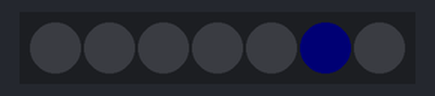
A sketch run on a simulated Arduino Uno, built with avr-gcc and run on an emulated ATmega328P. Parts: 7 RGB LEDs in strip order, left to right. Dim RGB values are drawn brighter than linear.

Above: at 0.87 s.
At 4.18 s:
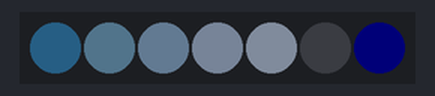
At 7.78 s:
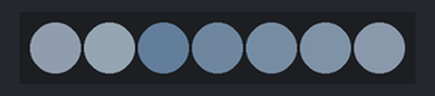
At 21.89 s:
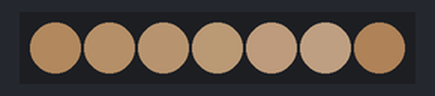
At 30.6 s:
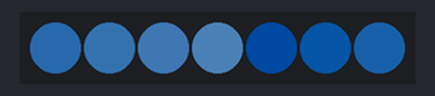
At 39.6 s:
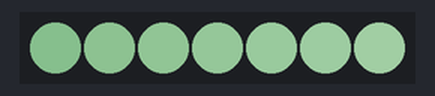
Timing chart, 0 to 40.0 s (numbered marks = the images above):
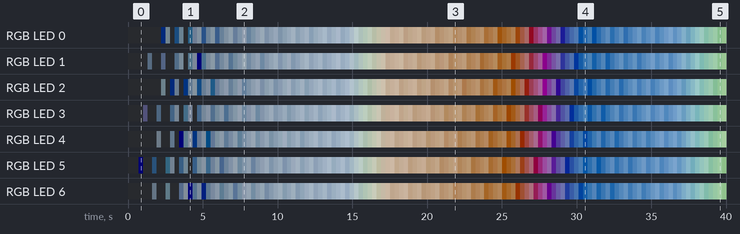

Measured:
- by itself, RGB LED 1: off → RGB(4, 5, 6) at 1.3 s, → off 0.30 s later, → RGB(5, 6, 8) 0.60 s later, → off 0.30 s later, … (127 changes in this stretch)
- by itself, RGB LED 3: off → RGB(2, 2, 3) at 1.0 s, → off 0.30 s later, → RGB(3, 4, 5) 0.60 s later, → off 0.30 s later, … (128 changes in this stretch)

The sketch:

faderslow_ring.ino
```cpp
// Spec's verbose comentary goes here

#include <Adafruit_NeoPixel.h>

#define PIN    0 // signal plugged into port 6
#define N_LEDS 7 // 24 item ring
#define SCALE_FACTOR .9 // how bright is the color (range 0.-1.)
#define FSPEED 5 // by how much is it faded each time

// faderslow_ring 1.0
// code is incorrect for blinky as currently set

// joshua goldberg 2018
// gradually unphasing ring

float r = 0;
float g = 0;
float b = 0;
float w = 0;
int rDir = 1;
int gDir = 1;
int bDir = 1;

int FSRpin = 0;
int FSRvalue = 0;

int lightPin = 0;
int spinDir = 1;

int whichLED = 1;


Adafruit_NeoPixel strip = Adafruit_NeoPixel(N_LEDS, PIN, NEO_GRB + NEO_KHZ800);

void setup() {
  // put your setup code here, to run once:
  strip.begin();
//  Serial.begin(9600);

}

void loop() {


  if (g > 120) {
    gDir = -1;
  } else if (g < 30) {
    gDir = 1;
  }

  if (r > 120) {
    rDir = -1;
  } else if (r < 30) {
    rDir = 1;
  }

  if (b > 120) {
    bDir = -1;
  } else if (b < 30) {
    bDir = 1;
  }
  r = r + (.11 * rDir);
  g = g + (.12 * gDir);
  b = b + (.13 * bDir);

  lightPin = (lightPin + spinDir) % N_LEDS;
  strip.setPixelColor(lightPin, int(r), int(g), int(b));

  for (int i = 0; i < 24; i++) {
    // for each pixel, this reads the current color and fades it down a little every cycle

    // pix 8-18 = bottom ring
    // pix 24-35 = top ring

    whichLED=i;


    uint32_t currentColor = strip.getPixelColor(whichLED);
    int currentR = splitColor(currentColor, 'r');
    int currentG = splitColor(currentColor, 'g');
    int currentB = splitColor(currentColor, 'b');

    int x = FSPEED - 1;

    if (currentR > x) {
      currentR = currentR - FSPEED;
    } else {
      currentR = 0;
    }
    if (currentG > x) {
      currentG = currentG - FSPEED;
    } else {
      currentG = 0;
    }
    if (currentB > x) {
      currentB = currentB - FSPEED;
    } else {
      currentB = 0;
    }
    strip.setPixelColor(whichLED, currentR, currentG, currentB);
  }

  // put your main code here, to run repeatedly:
  strip.show();
  delay(15);
}

/**
   splitColor() - Receive a uint32_t value, and spread into bits.
*/
uint8_t splitColor ( uint32_t c, char value )
{
  switch ( value ) {
    case 'r': return (uint8_t)(c >> 16);
    case 'g': return (uint8_t)(c >>  8);
    case 'b': return (uint8_t)(c >>  0);
    default:  return 0;
  }
}
```
